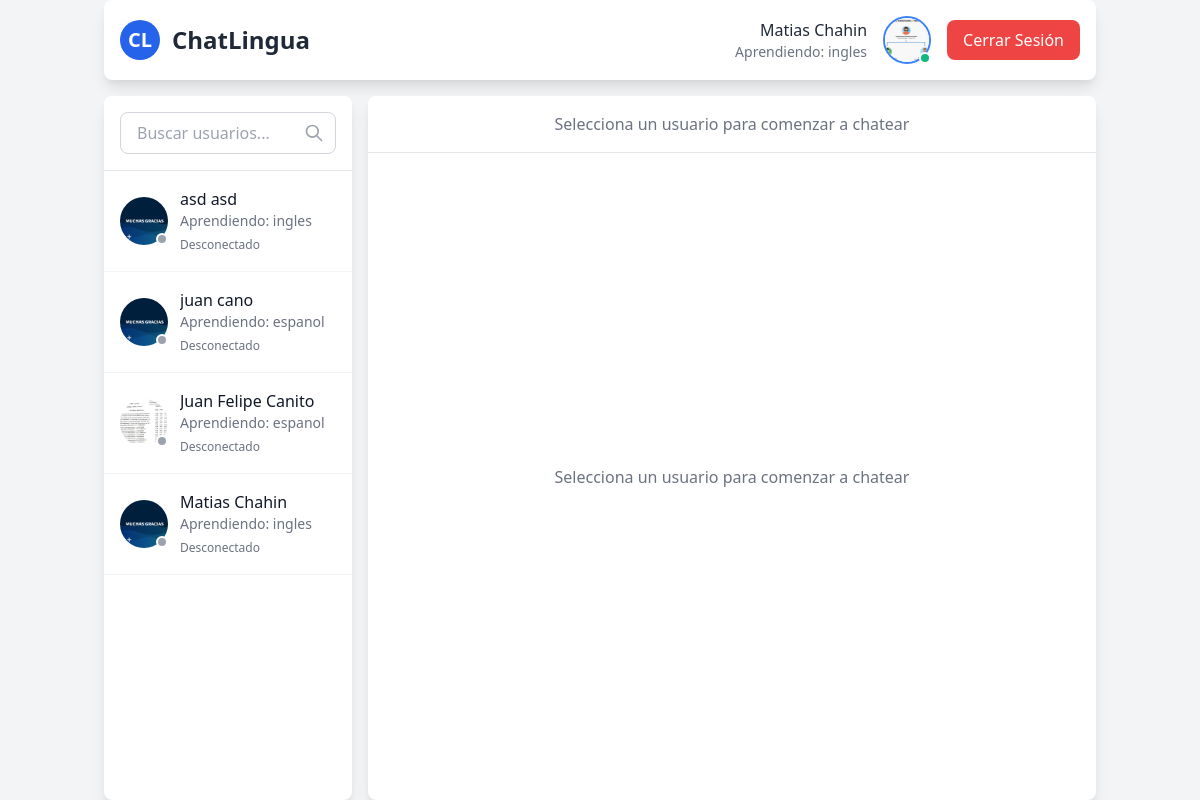
Page /index.php?action=chat (signed in) on the committed database.
### tables this page shows
CREATE TABLE `usuarios` (
  `id` int(11) NOT NULL,
  `nombre` varchar(50) NOT NULL,
  `apellido` varchar(50) NOT NULL,
  `email` varchar(100) NOT NULL,
  `password` varchar(255) NOT NULL,
  `idioma_aprender` varchar(20) NOT NULL,
  `foto_perfil` varchar(255) DEFAULT 'default.jpg',
  `estado` enum('conectado','desconectado') DEFAULT 'desconectado',
  `fecha_registro` timestamp NOT NULL DEFAULT current_timestamp(),
  `reset_token` varchar(100) DEFAULT NULL,
  `reset_expira` datetime DEFAULT NULL
);

### controllers/ChatController.php (called while the page is built, shortened)
<?php
class ChatController {
    private $usuarioModel;
    public function __construct() {
        $this->usuarioModel = new Usuario();
    }
    public function index() {
        $usuarios_activos = $this->usuarioModel->obtenerUsuariosActivos($_SESSION['usuario']['id']);
        require_once 'views/chat.php';
    }
}

### config/Database.php (called while the page is built)
<?php
class Database {
    private static $instancia = null;
    private $conexion;
    private function __construct() {
        try {
            $this->conexion = new PDO(
                "mysql:host=localhost;dbname=chatlingua",
                "root",
                "[Nomeacuerd0]",
                array(PDO::ATTR_ERRMODE => PDO::ERRMODE_EXCEPTION)
            );
            $this->conexion->exec("SET NAMES 'utf8'");
        } catch(PDOException $e) {
            echo "Error de conexión: " . $e->getMessage();
            die();
        }
    }
    public static function obtenerInstancia() {
        if (!self::$instancia) {
            self::$instancia = new Database();
        }
        return self::$instancia;
    }
    public function obtenerConexion() {
        return $this->conexion;
    }
}

### models/Usuario.php (called while the page is built, shortened)
<?php
class Usuario {
    private $db;
    public function __construct() {
        $this->db = Database::obtenerInstancia()->obtenerConexion();
    }
    public function obtenerUsuariosActivos($usuario_actual_id) {
        try {
            $sql = "SELECT
                        u.id,
                        u.nombre,
                        u.apellido,
                        u.foto_perfil,
                        u.estado,
                        u.idioma_aprender,
                        (SELECT COUNT(*)
                         FROM mensajes m
                         WHERE m.emisor_id = u.id
                         AND m.receptor_id = :usuario_actual_id
                         AND m.leido = 0) as mensajes_no_leidos
                    FROM usuarios u
                    WHERE u.id != :usuario_actual_id
                    ORDER BY u.estado = 'conectado' DESC,
                             u.nombre ASC";
            $stmt = $this->db->prepare($sql);
            $stmt->execute([':usuario_actual_id' => $usuario_actual_id]);
            $usuarios = $stmt->fetchAll(PDO::FETCH_ASSOC);
            return $usuarios ? $usuarios : [];
        } catch (PDOException $e) {
            error_log("Error al obtener usuarios: " . $e->getMessage());
            return [];
        }
    }
}

### views/chat.php (the view, shortened to what this page needs)
<!DOCTYPE html>
<html lang="es">
<head>
    <link href="https://cdn.jsdelivr.net/npm/tailwindcss@2.2.19/dist/tailwind.min.css" rel="stylesheet">
</head>
<body class="bg-gray-100">
    <div class="container mx-auto px-4 h-screen flex flex-col">
        <div class="bg-white rounded-lg shadow-lg p-4 flex justify-between items-center mb-4">
            <div class="flex items-center space-x-3">
                <div class="w-10 h-10 bg-blue-600 rounded-full flex items-center justify-center">
                    <span class="text-xl text-white font-bold">CL</span>
                </div>
                <h1 class="text-2xl font-bold text-gray-800">ChatLingua</h1>
            </div>
            <div class="flex items-center space-x-4">
                <div class="text-right">
                    <p class="font-medium text-gray-800">
                        <?php echo htmlspecialchars($_SESSION['usuario']['nombre'] . ' ' . $_SESSION['usuario']['apellido']); ?>
                    </p>
                    <p class="text-sm text-gray-500">
                        Aprendiendo: <?php echo htmlspecialchars($_SESSION['usuario']['idioma_aprender']); ?>
                    </p>
                </div>
                <div class="relative">
                    <img
                        src="uploads/<?php echo htmlspecialchars($_SESSION['usuario']['foto_perfil']); ?>"
                        alt="Foto de perfil"
                        class="w-12 h-12 rounded-full object-cover border-2 border-blue-500"
                        onerror="this.src='uploads/default.jpg'"
                    >
                    <span class="absolute bottom-0 right-0 w-3 h-3 bg-green-500 rounded-full border-2 border-white"></span>
                </div>
                <a href="index.php?action=logout"
                   class="bg-red-500 text-white px-4 py-2 rounded-lg hover:bg-red-600 transition-colors duration-200">
                    Cerrar Sesión
                </a>
            </div>
        </div>
        <div class="flex-1 flex space-x-4">
            <div class="w-1/4 bg-white rounded-lg shadow-lg flex flex-col">
                <div class="p-4 border-b border-gray-200">
                    <div class="relative">
                        <input
                            type="text"
                            placeholder="Buscar usuarios..."
                            class="w-full px-4 py-2 border border-gray-300 rounded-lg focus:outline-none focus:border-blue-500"
                            id="buscar-usuario"
                        >
                        <span class="absolute right-3 top-1/2 transform -translate-y-1/2 text-gray-400">
                            <svg class="w-5 h-5" fill="none" stroke="currentColor" viewBox="0 0 24 24">
                                <path stroke-linecap="round" stroke-linejoin="round" stroke-width="2" d="M21 21l-6-6m2-5a7 7 0 11-14 0 7 7 0 0114 0z"/>
                            </svg>
                        </span>
                    </div>
                </div>
                <div class="flex-1 overflow-y-auto" id="lista-usuarios">
                    <?php if (empty($usuarios_activos)): ?>
                        <div class="p-4 text-center text-gray-500">
                            No hay usuarios disponibles
                        </div>
                    <?php else: ?>
                        <?php foreach ($usuarios_activos as $usuario): ?>
                            <div class="usuario-chat hover:bg-gray-50 cursor-pointer transition-colors duration-200"
                                 data-usuario-id="<?php echo $usuario['id']; ?>">
                                <div class="p-4 border-b border-gray-100">
                                    <div class="flex items-center space-x-3">
                                        <div class="relative">
                                            <img
                                                src="uploads/<?php echo htmlspecialchars($usuario['foto_perfil']); ?>"
                                                alt="Foto de <?php echo htmlspecialchars($usuario['nombre']); ?>"
                                                class="w-12 h-12 rounded-full object-cover"
                                                onerror="this.src='uploads/default.jpg'"
                                            >
                                            <span class="absolute bottom-0 right-0 w-3 h-3 rounded-full border-2 border-white
                                                       <?php echo $usuario['estado'] === 'conectado' ? 'bg-green-500' : 'bg-gray-400'; ?>">
                                            </span>
                                        </div>
                                        <div class="flex-1 min-w-0">
                                            <p class="font-medium text-gray-900 truncate nombre-usuario">
                                                <?php echo htmlspecialchars($usuario['nombre'] . ' ' . $usuario['apellido']); ?>
                                            </p>
                                            <p class="text-sm text-gray-500 truncate">
                                                Aprendiendo: <?php echo htmlspecialchars($usuario['idioma_aprender']); ?>
                                            </p>
                                            <span class="text-xs <?php echo $usuario['estado'] === 'conectado' ? 'text-green-500' : 'text-gray-500'; ?>">
                                                <?php echo $usuario['estado'] === 'conectado' ? 'En línea' : 'Desconectado'; ?>
                                            </span>
                                        </div>
                                    </div>
                                </div>
                            </div>
                        <?php endforeach; ?>
                    <?php endif; ?>
                </div>
            </div>
            <div class="flex-1 bg-white rounded-lg shadow-lg flex flex-col">
                <div class="p-4 border-b border-gray-200" id="chat-header">
                    <div class="flex items-center justify-center h-full text-gray-500">
                        Selecciona un usuario para comenzar a chatear
                    </div>
                </div>
                <div id="chat-area" class="flex-1 p-4 overflow-y-auto">
                    <div class="flex items-center justify-center h-full text-gray-500">
                        Selecciona un usuario para comenzar a chatear
                    </div>
                </div>
            </div>
        </div>
    </div>
</body>
</html>

### index.php (shortened to what this page needs)
<?php
require_once 'config/Database.php';
require_once 'models/Usuario.php';
require_once 'controllers/ChatController.php';
$action = isset($_GET['action']) ? $_GET['action'] : 'login';
switch ($action) {
    case 'chat':
        $controller = new ChatController();
        $controller->index();
        break;
}

### rows in the picture
usuarios: foto_perfil (picture), nombre+apellido "asd asd", idioma_aprender "ingles", estado "Desconectado"
usuarios: foto_perfil (picture), nombre+apellido "juan cano", idioma_aprender "espanol", estado "Desconectado"
usuarios: foto_perfil (picture), nombre+apellido "Juan Felipe Canito", idioma_aprender "espanol", estado "Desconectado"
usuarios: foto_perfil (picture), nombre+apellido "Matias Chahin", idioma_aprender "ingles", estado "Desconectado"

### other values in the picture
$_SESSION['usuario']['idioma_aprender'] "ingles"
